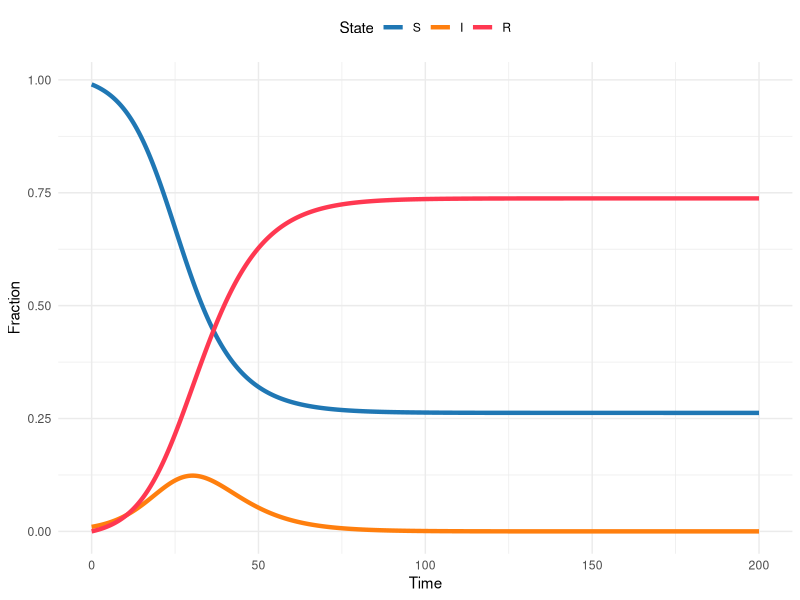
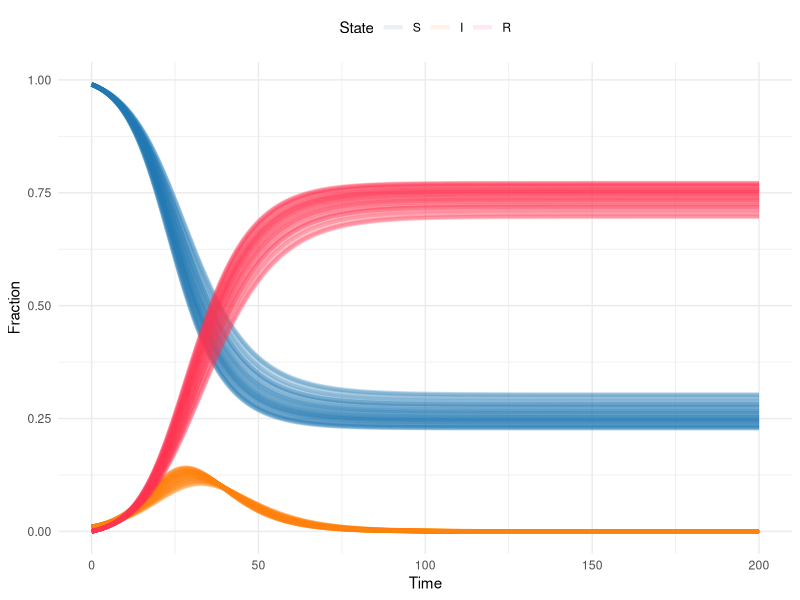
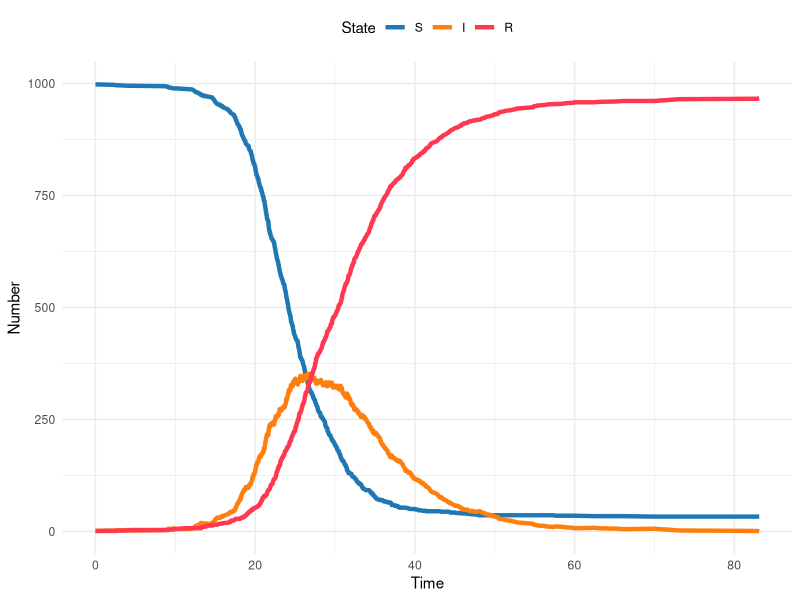
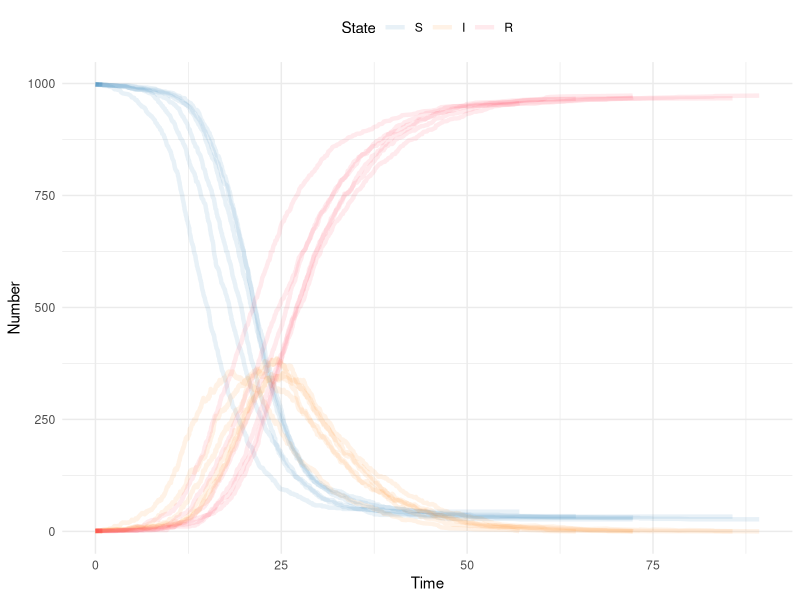
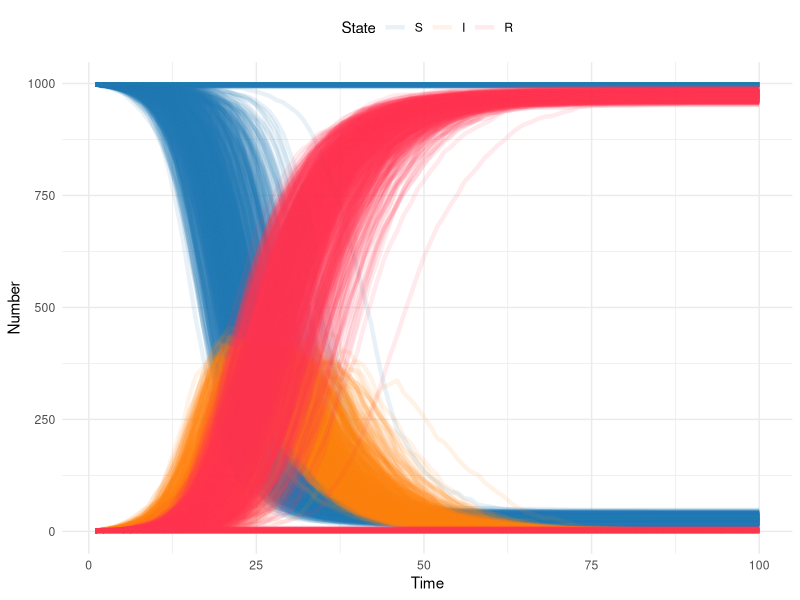
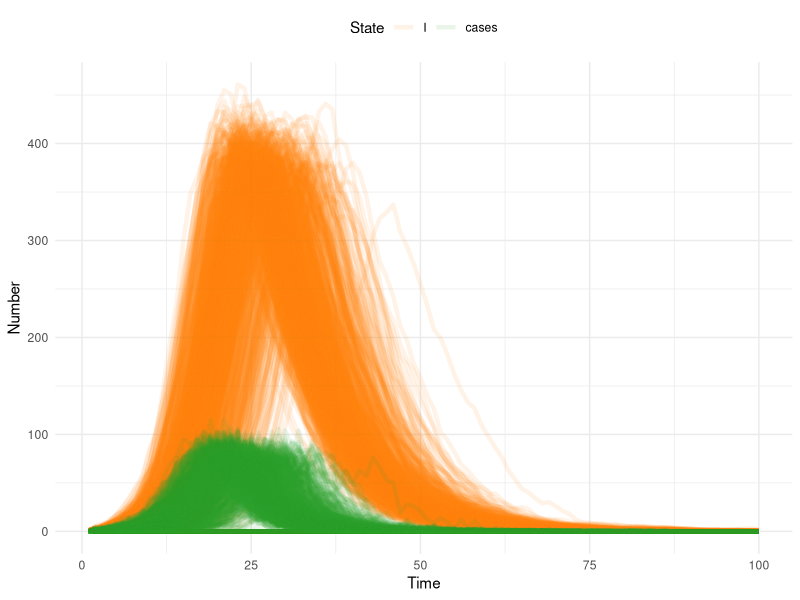
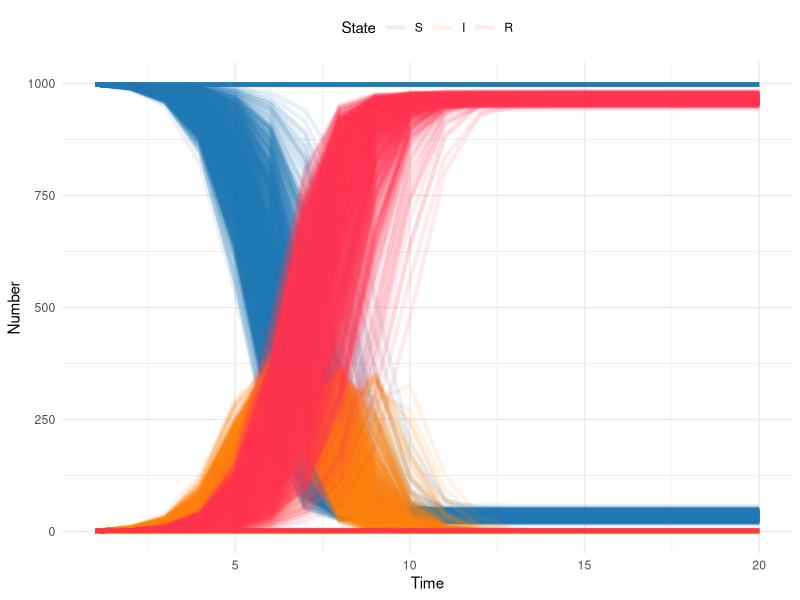

Write the R code that produced these figures, in order.
## ---- chunk 1
library(here)
library(rio)
library(deSolve)
library(tidyverse)
## ---- chunk 2
theme_set(theme_minimal())
## ---- chunk 3
sir_model <- function(time, state, params, ...) {
  transmission <- params["transmission"]
  recovery <- 1 / params["duration"]

  S <- state["S"]
  I <- state["I"]
  R <- state["R"]

  dSdt <- -transmission * S * I
  dIdt <- (transmission * S * I) - (recovery * I)
  dRdt <- recovery * I

  return(list(c(dSdt, dIdt, dRdt)))
}
## ---- chunk 4
sir_params <- c(transmission = 0.3, duration = 6)
sir_init_states <- c(S = 0.99, I = 0.01, R = 0)
sim_times <- seq(0, 200, by = 0.1)

sir_sol <- ode(
  y = sir_init_states,
  times = sim_times,
  func = sir_model,
  parms = sir_params
)
## ---- chunk 5
#| out-width: 100%
#| column: body

# Turn the output from the ODE solver into a tibble (dataframe)
# so we can manipulate and plot it easily
sir_sol_df <- as_tibble(sir_sol) %>%
  # Convert all columns to numeric (they are currently type
  # deSolve so will produce warnings when plotting etc)
  mutate(
    # Rather than repeatedly type the same function for every
    # column, use the across() function to apply the function
    # to a selection of columns
    across(
      # The cols argument takes a selection of columns to apply
      # a function to. Here, we want to apply the as.numeric()
      # function to all columns, so we use the function
      # everything() to select all columns.
      .cols = everything(),
      .fns = as.numeric
    )
  ) %>%
  # Convert the dataframe from wide to long format, so we have a
  # column for the time, a column for the state, and a column
  # for the proportion of the population in that state at that
  # time
  pivot_longer(
    # Don't pivot the time column
    cols = -time,
    names_to = "state",
    values_to = "proportion"
  ) %>%
  # Update the state column to be a factor, so the plot will
  # show the states in the correct order
  mutate(state = factor(state, levels = c("S", "I", "R")))

sir_colors <- c(S = "#1f77b4", I = "#ff7f0e", R = "#FF3851")

ggplot(sir_sol_df, aes(x = time, y = proportion, color = state)) +
  geom_line(linewidth = 1.5) +
  scale_color_manual(values = sir_colors) +
  labs(
    x = "Time",
    y = "Fraction",
    color = "State"
  ) +
  theme(legend.position = "top")
## ---- chunk 6
# the number of times we want to do this.
# This is a matter of choice and computational capacity
# (this model is small and quick, but that won't always be the case)
num_iterations <- 100

# since we're going to do this num_iterations times we need a place
# to store the results

for (iter in 1:num_iterations) {
  # each time take a random draw of the transmission rate from the
  # confidence interval
  sir_params <- c(transmission = runif(1, .283, .317), duration = 6)
  sir_init_states <- c(S = 0.99, I = 0.01, R = 0)
  sim_times <- seq(0, 200, by = 0.1)

  sir_sol <- ode(
    y = sir_init_states,
    times = sim_times,
    func = sir_model,
    parms = sir_params
  )
  sir_sol <- as_tibble(sir_sol)
  # mark this as the iter iteration of the loop
  sir_sol$iteration <- iter
  # if this is the first iteration, create a place to store the output
  # if it's the second or higher, append the output to the storage
  if (iter == 1) {
    sir_sol_storage <- sir_sol
  }
  if (iter > 1) {
    sir_sol_storage <- rbind(sir_sol_storage, sir_sol)
  }
}
## ---- chunk 7
#| out-width: 100%
#| column: body

# Turn the output from the ODE solver into a tibble (dataframe)
# so we can manipulate and plot it easily
sir_sol_df <- as_tibble(sir_sol_storage) %>%
  # Convert all columns to numeric (they are currently type deSolve
  # so will produce warnings when plotting etc)
  mutate(
    # Rather than repeatedly type the same function for every column,
    # use the across() function to apply the function to a selection
    # of columns
    across(
      # The cols argument takes a selection of columns to apply
      # a function to. Here, we want to apply the as.numeric()
      # function to all columns, so we use the function
      # everything() to select all columns.
      .cols = everything(),
      .fns = as.numeric
    )
  ) %>%
  # Convert the dataframe from wide to long format, so we have a
  # column for the time, a column for the state, and a column
  # for the proportion of the population in that state at that
  # time
  pivot_longer(
    # Don't pivot the time column
    cols = -c(time, iteration),
    names_to = "state",
    values_to = "proportion"
  ) %>%
  # Update the state column to be a factor, so the plot will
  # show the states in the correct order
  mutate(state = factor(state, levels = c("S", "I", "R")))

sir_colors <- c(S = "#1f77b4", I = "#ff7f0e", R = "#FF3851")

ggplot(
  sir_sol_df,
  aes(
    x = time,
    y = proportion,
    color = state,
    group = interaction(iteration, state)
  )
) +
  geom_line(linewidth = 1.5, alpha = .1) +
  scale_color_manual(values = sir_colors) +
  labs(
    x = "Time",
    y = "Fraction",
    color = "State"
  ) +
  theme(legend.position = "top")
## ---- chunk 8
####################################################################
# Parameters and initial conditions                                #
####################################################################

S <- 998 # number susceptible
I <- 1 # number infected
R <- 1 # number recovered
time <- 0

beta <- 0.5 # transmission rate
gamma <- 1 / 7 # recovery rate
## ---- chunk 9
####################################################################
# Gillespie Step                                                   #
####################################################################
gil_step <- function(SIR, beta, gamma) {
  # SIR is a vector containing 4 elements
  #   S = scalar number of susceptibles now
  #   I = scalar number of infecteds now
  #   R = scalar number of recovereds now
  #   time = current time
  # beta = transmission rate
  # gamma = recovery rate

  # draw two random exponential variables
  times <- rexp(
    2,
    c(
      # the first is the rate of new infections: S*Beta*I/N
      beta * SIR[1] * SIR[2] / sum(SIR[1:3]),
      # the second is the rate of new recoveries: I*gamma
      SIR[2] * gamma
    )
  )

  return(list(
    # which.min identifies which of the two random variables is smallest,
    # and thus the first to happen: this is the transition that we'll make
    change_state = which.min(times),
    # this identifies how much time elapsed before the transition occurred,
    # so we can increment time forward
    time_step = min(times)
  ))
}
## ---- chunk 10
####################################################################
# Simulate over time                                               #
####################################################################
# here we set the random seed. This isn't necessary in general, but it allows us to write a "random" simulation
set.seed(101)
counter <- 0 # set counter at 0
while (all(I > 0)) {
  # continue until I is depleted
  counter <- counter + 1
  # counter for number of transitions: we don't know how many transitions
  # will happen until the simulation is over
  #
  # current SIR states
  sir_tmp <- c(S[counter], I[counter], R[counter], time[counter])
  step <- gil_step(sir_tmp, beta, gamma)
  if (step$change_state == 1) {
    # if transition is an infection, reduce S and increase I
    sir_tmp[1] <- sir_tmp[1] - 1
    sir_tmp[2] <- sir_tmp[2] + 1
  }
  if (step$change_state == 2) {
    # if transition is an recovery, reduce I and increase R
    sir_tmp[2] <- sir_tmp[2] - 1
    sir_tmp[3] <- sir_tmp[3] + 1
  }
  sir_tmp[4] <- sir_tmp[4] + step$time_step # increment time

  # Append changes
  S <- c(S, sir_tmp[1])
  I <- c(I, sir_tmp[2])
  R <- c(R, sir_tmp[3])
  time <- c(time, sir_tmp[4])

  # cat(S[counter],\"-\",I[counter],\"-\",R[counter],\"-\",time[counter], \".\\n\")
  # this prints the output as it goes
  # reset the seed so that every subsequent simulation IS random
  set.seed(NULL)
}
## ---- chunk 11
#| out-width: 100%
#| column: body

# Reuse the plotting code from above

# Turn the output from gil_step() into a tibble (dataframe)
# so we can manipulate and plot it easily
# put elements in a data frame
gil_df <- tibble(time, S, I, R) %>%
  # Convert all columns to numeric (they are currently type
  # deSolve so will produce warnings when plotting etc)
  mutate(
    # Rather than repeatedly type the same function for every
    # column, use the across() function to apply the function
    # to a selection of columns
    across(
      # The cols argument takes a selection of columns to apply
      # a function to. Here, we want to apply the as.numeric()
      # function to all columns, so we use the function
      # everything() to select all columns.
      .cols = everything(),
      .fns = as.numeric
    )
  ) %>%
  # Convert the dataframe from wide to long format, so we have a
  # column for the time, a column for the state, and a column
  # for the proportion of the population in that state at that
  # time
  pivot_longer(
    # Don't pivot the time column
    cols = -c(time),
    names_to = "state",
    values_to = "number"
  ) %>%
  # Update the state column to be a factor, so the plot will
  # show the states in the correct order
  mutate(state = factor(state, levels = c("S", "I", "R")))

sir_colors <- c(S = "#1f77b4", I = "#ff7f0e", R = "#FF3851")

ggplot(gil_df, aes(x = time, y = number, color = state)) +
  geom_line(linewidth = 1.5) +
  scale_color_manual(values = sir_colors) +
  labs(
    x = "Time",
    y = "Number",
    color = "State"
  ) +
  theme(legend.position = "top")
## ---- chunk 12
####################################################################
# Simulate over time                                               #
num_iterations <- 10 # number of realizations to simulate

for (iter in 1:num_iterations) {
  ####################################################################
  # Parameters and initial conditions                                #
  ####################################################################

  S <- 998 # number susceptible
  I <- 1 # number infected
  R <- 1 # number recovered
  time <- 0
  # initialize iteration counter
  iteration <- iter

  beta <- .5 # transmission rate
  gamma <- 1 / 7 # recovery rate

  ####################################################################
  # Simulate over time                                               #
  ####################################################################
  counter <- 0 # set counter at 0
  while (all(I > 0)) {
    # continue until I is depleted
    counter <- counter + 1
    # counter for number of transitions: we don't know how many transitions
    # will happen until the simulation is over

    # current SIR states
    sir_tmp <- c(S[counter], I[counter], R[counter], time[counter])
    step <- gil_step(sir_tmp, beta, gamma)
    if (step$change_state == 1) {
      # if transition is an infection, reduce S and increase I
      sir_tmp[1] <- sir_tmp[1] - 1
      sir_tmp[2] <- sir_tmp[2] + 1
    }
    if (step$change_state == 2) {
      # if transition is an recovery, reduce I and increase R
      sir_tmp[2] <- sir_tmp[2] - 1
      sir_tmp[3] <- sir_tmp[3] + 1
    }
    # increment time
    sir_tmp[4] <- sir_tmp[4] + step$time_step

    # Append changes
    S <- c(S, sir_tmp[1])
    I <- c(I, sir_tmp[2])
    R <- c(R, sir_tmp[3])
    time <- c(time, sir_tmp[4])
    iteration <- c(iteration, iter)

    # cat(S[counter],\"-\",I[counter],\"-\",R[counter],\"-\",time[counter], \".\\n\")
    # this prints the output as it goes
  }
  if (iter == 1) {
    sir_gil_storage <- tibble(S, I, R, time, iteration)
  }
  if (iter > 1) {
    sir_gil_storage <- bind_rows(
      sir_gil_storage,
      tibble(S, I, R, time, iteration)
    )
  }
}
## ---- chunk 13
#| out-width: 100%
#| column: body

# Reuse the plotting code from above

# Turn the output from gil_step() into a tibble (dataframe)
# so we can manipulate and plot it easily
# put elements in a data frame
gil_df <- sir_gil_storage %>%
  # Convert all columns to numeric (they are currently type
  # deSolve so will produce warnings when plotting etc)
  mutate(
    # Rather than repeatedly type the same function for every
    # column, use the across() function to apply the function
    # to a selection of columns
    across(
      # The cols argument takes a selection of columns to apply
      # a function to. Here, we want to apply the as.numeric()
      # function to all columns, so we use the function
      # everything() to select all columns.
      .cols = everything(),
      .fns = as.numeric
    )
  ) %>%
  # Convert the dataframe from wide to long format, so we have a
  # column for the time, a column for the state, and a column
  # for the proportion of the population in that state at that
  # time
  pivot_longer(
    # Don't pivot the time column
    cols = -c(time, iteration),
    names_to = "state",
    values_to = "number"
  ) %>%
  # Update the state column to be a factor, so the plot will
  # show the states in the correct order
  mutate(state = factor(state, levels = c("S", "I", "R")))

sir_colors <- c(S = "#1f77b4", I = "#ff7f0e", R = "#FF3851")

ggplot(
  gil_df,
  aes(
    x = time,
    y = number,
    color = state,
    group = interaction(iteration, state)
  )
) +
  geom_line(linewidth = 1.5, alpha = .1) +
  scale_color_manual(values = sir_colors) +
  labs(
    x = "Time",
    y = "Number",
    color = "State"
  ) +
  theme(legend.position = "top")
## ---- chunk 14
####################################################################
# Parameters and initial conditions                                #
####################################################################

S <- 998 # number susceptible
I <- 1 # number infected
R <- 1 # number recovered
time <- 0

beta <- .5 # transmission rate
gamma <- 1 / 7 # recovery rate
## ---- chunk 15
####################################################################
# Tau Leaping Single time step                                     #
####################################################################
tau_sir_step <- function(sims, S, I, R, beta, gamma, delta_t, ...) {
  # adapted from Aaron King's code
  # sims = number of simulations
  # S = initial susceptible population
  # I = initial infected population
  # R = initial recovered population
  # beta = transmission rate
  # gamma = recovery rate

  # total population size
  N <- S + I + R
  # new incident infections
  dSI <- rpois(n = sims, beta * S * (I / N) * delta_t)
  # recoveries
  dIR <- rpois(n = sims, gamma * I * delta_t)
  # note that this can be done with a binomial step as well
  # dSI <- rbinom(n=sims,size=S,prob=1-exp(-beta*(I/N)*delta_t))
  # new incident infections
  # dIR <- rbinom(n=sims,size=I,prob=1-exp(-gamma*delta_t))
  # recoveries

  # since it is possible for the transitions to drive the states negative,
  # we have to prevent that
  # change in S
  S <- pmax(S - dSI, 0)
  # change in I
  I <- pmax(I + dSI - dIR, 0)
  # change in R
  R <- R + dIR
  # note that dSI are the new incident infections
  cbind(S, I, R, dSI)
}
## ---- chunk 16
####################################################################
# set up and storage for states                                    #
####################################################################
max_time <- 100
# time to simulate over. With Tau Leaping the random draws scale with time
# not with population size, so this is much more efficient than Gillespie
# for large populations
sims <- 1000
# number of simulations: notice that we can do WAY more now

s_mat <- matrix(S, 1, sims) # storage item for S for all simulations
i_mat <- matrix(I, 1, sims) # storage item for I for all simulations
r_mat <- matrix(R, 1, sims) # storage item for R for all simulations
new_cases <- matrix(0, 1, sims)
# storage item for new cases (i.e. incidence) for all simulations
n_mat <- S + I + R # storage item for N for all simulations
## ---- chunk 17
####################################################################
# run over a time from 2 to T                                      #
####################################################################
#
for (time_step in 2:max_time) {
  # loop over time, time_step is the index

  out <- tau_sir_step(
    sims,
    s_mat[time_step - 1, ],
    i_mat[time_step - 1, ],
    r_mat[time_step - 1, ],
    beta,
    gamma,
    delta_t = 1
  )
  # call to SIR step function above

  # update state
  s_mat <- rbind(s_mat, out[, 1])
  # update state
  i_mat <- rbind(i_mat, out[, 2])
  # update state
  r_mat <- rbind(r_mat, out[, 3])
  # update state -- note population size isn't changing, but this could be
  # updated with births/deaths
  n_mat <- rbind(n_mat, out[, 1] + out[, 2] + out[, 3])
  # update state
  new_cases <- rbind(new_cases, out[, 4])
}
## ---- chunk 18
#| out-width: 100%
#| column: body

####################################################################
# plotting                                                         #
####################################################################
# put output in a data frame
tau_df <- tibble(
  S = array(s_mat),
  I = array(i_mat),
  R = array(r_mat),
  N = array(n_mat),
  cases = array(new_cases),
  time = rep(1:max_time, sims),
  iteration = rep(1:sims, each = max_time)
)

tau_df <- tau_df %>%
  pivot_longer(
    # Don't pivot the time column
    cols = -c(time, iteration),
    names_to = "state",
    values_to = "number"
  ) %>%
  mutate(state = factor(state, levels = c("S", "I", "R", "N", "cases")))

# fix this color
sir_colors <- c(S = "#1f77b4", I = "#ff7f0e", R = "#FF3851", cases = "#2ca02c")

tau_df %>%
  mutate(iteration = as.factor(iteration)) %>%
  filter(state %in% c("S", "I", "R")) %>%
  ggplot(aes(
    x = time,
    y = number,
    group = interaction(iteration, state),
    color = state
  )) +
  geom_line(linewidth = 1.5, alpha = .1) +
  scale_color_manual(values = sir_colors) +
  labs(
    x = "Time",
    y = "Number",
    color = "State"
  ) +
  theme(legend.position = "top")
## ---- chunk 19
#| out-width: 100%
#| column: body
####################################################################
# plotting                                                         #
####################################################################
# put output in a data frame
tau_df <- tibble(
  S = array(s_mat),
  I = array(i_mat),
  R = array(r_mat),
  N = array(n_mat),
  cases = array(new_cases),
  time = rep(1:max_time, sims),
  iteration = rep(1:sims, each = max_time)
)

tau_df <- tau_df %>%
  pivot_longer(
    # Don't pivot the time column
    cols = -c(time, iteration),
    names_to = "state",
    values_to = "number"
  ) %>%
  mutate(state = factor(state, levels = c("S", "I", "R", "N", "cases")))

# fix this color
sir_colors <- c(S = "#1f77b4", I = "#ff7f0e", R = "#FF3851", cases = "#2ca02c")

tau_df %>%
  mutate(iteration = as.factor(iteration)) %>%
  filter(state %in% c("I", "cases")) %>%
  ggplot(aes(
    x = time,
    y = number,
    group = interaction(iteration, state),
    color = state
  )) +
  geom_line(linewidth = 1.5, alpha = .1) +
  scale_color_manual(values = sir_colors) +
  labs(
    x = "Time",
    y = "Number",
    color = "State"
  ) +
  theme(legend.position = "top")
## ---- chunk 20
####################################################################
# Parameters and initial conditions                                #
####################################################################
S <- 998 # number susceptible
I <- 1 # number infected
R <- 1 # number recovered
time <- 0

beta <- 3.5 # transmission rate -- note the change in value
## ---- chunk 21
####################################################################
# Single time step                                                 #
####################################################################
chain_binomial_step <- function(sims, S, I, R, beta, ...) {
  # S = initial susceptible population
  # I = initial infected population
  # R = initial recovered population
  # beta is transmission rate

  # total population size
  N <- S + I + R
  # this is the only stochastic step; only do draw if I >0
  new_i <- rbinom(n = sims, pmax(S, 0), 1 - exp(-beta * pmax(I, 0) / N))
  # this step is now deterministic, because everyone from the past time
  # step recovers
  new_s <- S - new_i
  new_r <- R + I

  cbind(new_s, new_i, new_r)
}
## ---- chunk 22
####################################################################
# Run over many steps											   #
####################################################################

max_time <- 20
# note here that the time step is one infectious generation time,
# so 7 days from gamma above
sims <- 1000

s_mat <- matrix(S, 1, sims) # storage item for S for all simulations
i_mat <- matrix(I, 1, sims) # storage item for I for all simulations
r_mat <- matrix(R, 1, sims) # storage item for R for all simulations
n_mat <- S + I + R

for (time_step in 2:max_time) {
  out <- chain_binomial_step(
    sims,
    s_mat[time_step - 1, ],
    i_mat[time_step - 1, ],
    r_mat[time_step - 1, ],
    beta
  )
  # update state
  s_mat <- rbind(s_mat, out[, 1])
  # update state
  i_mat <- rbind(i_mat, out[, 2])
  # update state
  r_mat <- rbind(r_mat, out[, 3])
  # update state -- note population size isn't changing, but this could be
  # updated with births/deaths
  n_mat <- rbind(n_mat, out[, 1] + out[, 2] + out[, 3])
}
## ---- chunk 23
#| echo: true
#| message: false
#| out-width: 100%
#| column: body

# put output in a data frame
bin_df <- tibble(
  S = array(s_mat),
  I = array(i_mat),
  R = array(r_mat),
  N = array(matrix(n_mat)),
  time = rep(1:max_time, sims),
  iteration = rep(1:sims, each = max_time)
)

bin_df <- bin_df %>%
  pivot_longer(
    # Don't pivot the time column
    cols = -c(time, iteration),
    names_to = "state",
    values_to = "number"
  ) %>%
  mutate(state = factor(state, levels = c("S", "I", "R", "N")))

# fix this color
sir_colors <- c(S = "#1f77b4", I = "#ff7f0e", R = "#FF3851")

bin_df %>%
  mutate(iteration = as.factor(iteration)) %>%
  filter(state %in% c("S", "I", "R")) %>%
  ggplot(aes(
    x = time,
    y = number,
    group = interaction(iteration, state),
    color = state
  )) +
  geom_line(linewidth = 1.5, alpha = .1) +
  scale_color_manual(values = sir_colors) +
  labs(
    x = "Time",
    y = "Number",
    color = "State"
  ) +
  theme(legend.position = "top")
